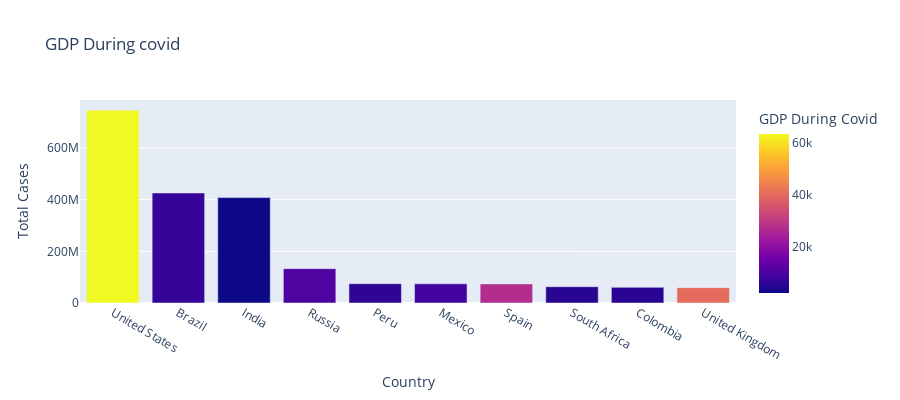

Source (notebook cell):
### Code cell
figure = px.bar(Top10cases, x = 'Country', y = 'Total Cases', 
                hover_data = ['Population','Total Deaths'],
                color = 'GDP During Covid',
                height = 400,title = 'GDP During covid')
figure.show()

### Figure 1 — Plotly figure (JSON) as saved in the notebook; plotly's stock layout.template omitted (floating-point values rounded to 4 significant figures)
{"data": [{"alignmentgroup": "True", "customdata": [[19.62, 26477574], [19.17, 14340567], [21.05, 7247327], [18.8, 2131571], [17.31, 3020038], [18.67, 7295850], [17.66, 5510624], [17.9, 1357682], [17.75, 1936134], [18.03, 7249573]], "hovertemplate": "Country=%{x}<br>Total Cases=%{y}<br>Population=%{customdata[0]}<br>Total Deaths=%{customdata[1]}<br>GDP During Covid=%{marker.color}<extra></extra>", "legendgroup": "", "marker": {"color": [63540.0, 6797.0, 1901.0, 10130.0, 6127.0, 8347.0, 27060.0, 5091.0, 5333.0, 40280.0], "coloraxis": "coloraxis", "pattern": {"shape": ""}}, "name": "", "offsetgroup": "", "orientation": "v", "showlegend": false, "textposition": "auto", "type": "bar", "x": ["United States", "Brazil", "India", "Russia", "Peru", "Mexico", "Spain", "South Africa", "Colombia", "United Kingdom"], "xaxis": "x", "y": [746014098, 425704517, 407771615, 132888951, 74882695, 74347548, 73717676, 63027659, 60543682, 59475032], "yaxis": "y"}], "layout": {"barmode": "relative", "coloraxis": {"colorbar": {"title": {"text": "GDP During Covid"}}, "colorscale": [[0, "#0d0887"], [0.1111, "#46039f"], [0.2222, "#7201a8"], [0.3333, "#9c179e"], [0.4444, "#bd3786"], [0.5556, "#d8576b"], [0.6667, "#ed7953"], [0.7778, "#fb9f3a"], [0.8889, "#fdca26"], [1, "#f0f921"]]}, "height": 400, "legend": {"tracegroupgap": 0}, "title": {"text": "GDP During covid"}, "xaxis": {"anchor": "y", "domain": [0, 1], "title": {"text": "Country"}}, "yaxis": {"anchor": "x", "domain": [0, 1], "title": {"text": "Total Cases"}}}}
